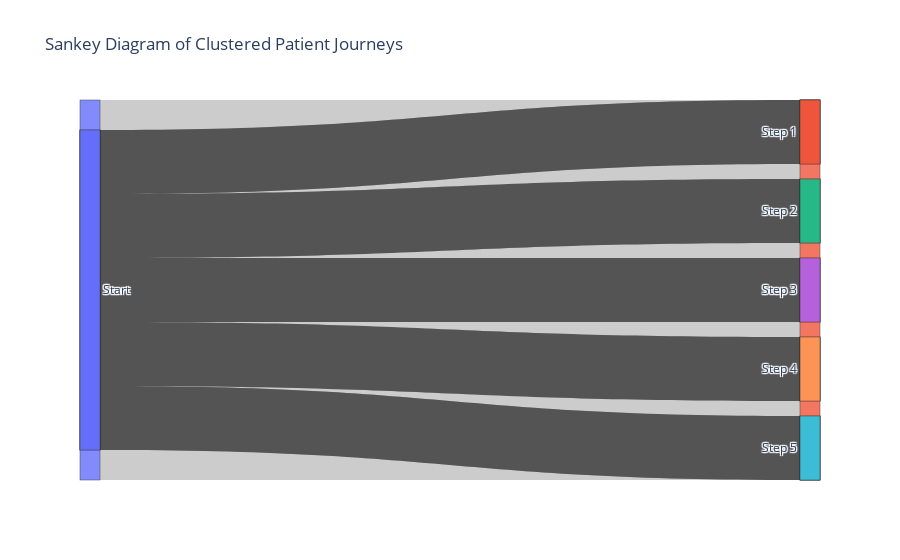

Here is the notebook cell this chart was saved with:
### Code cell
import plotly.graph_objects as go
import numpy as np

# Ensure clusters is a NumPy array of integers
clusters = np.array(clusters, dtype=int)

# Verify the number of clusters
num_clusters = len(np.unique(clusters))

trace_sentences = np.array(trace_sentences)
# print(trace_sentences)

# Sample patient journey per cluster
sample_traces = {i: trace_sentences[clusters == i][:num_clusters] for i in range(num_clusters)}

# Create Sankey diagram
fig = go.Figure()
for i, (cluster, traces) in enumerate(sample_traces.items()):
    fig.add_trace(go.Sankey(
        node=dict(
            pad=15, thickness=20,
            label=['Start'] + [f'Step {j+1}' for j in range(len(traces[0].split()))]
        ),
        link=dict(
            source=[0] * len(traces),
            target=list(range(1, len(traces[0].split()) + 1)),
            value=[1] * len(traces)
        )
    ))

fig.update_layout(title_text="Sankey Diagram of Clustered Patient Journeys")
fig.show()

### Figure 1 — Plotly figure (JSON) as saved in the notebook; plotly's stock layout.template omitted (floating-point values rounded to 4 significant figures; data arrays with more than 128 entries replaced by an {"elided": "..."} marker saying what was removed)
{"data": [{"link": {"source": [0, 0, 0, 0, 0], "target": {"elided": "285 int values"}, "value": [1, 1, 1, 1, 1]}, "node": {"label": {"elided": "286 str values"}, "pad": 15, "thickness": 20}, "type": "sankey"}, {"link": {"source": [0, 0, 0, 0, 0], "target": {"elided": "547 int values"}, "value": [1, 1, 1, 1, 1]}, "node": {"label": {"elided": "548 str values"}, "pad": 15, "thickness": 20}, "type": "sankey"}, {"link": {"source": [0, 0, 0, 0, 0], "target": {"elided": "679 int values"}, "value": [1, 1, 1, 1, 1]}, "node": {"label": {"elided": "680 str values"}, "pad": 15, "thickness": 20}, "type": "sankey"}, {"link": {"source": [0], "target": [1, 2, 3, 4, 5, 6, 7, 8, 9, 10, 11, 12, 13, 14, 15, 16, 17, 18, 19, 20, 21, 22, 23, 24, 25, 26, 27, 28, 29, 30, 31, 32, 33, 34, 35, 36, 37, 38, 39, 40, 41, 42, 43, 44, 45, 46, 47, 48, 49, 50, 51, 52, 53, 54, 55, 56, 57, 58, 59, 60, 61, 62, 63, 64, 65, 66, 67, 68, 69, 70, 71, 72, 73, 74, 75, 76, 77, 78, 79, 80, 81, 82, 83, 84, 85, 86, 87, 88, 89, 90, 91, 92, 93, 94, 95, 96, 97, 98, 99], "value": [1]}, "node": {"label": ["Start", "Step 1", "Step 2", "Step 3", "Step 4", "Step 5", "Step 6", "Step 7", "Step 8", "Step 9", "Step 10", "Step 11", "Step 12", "Step 13", "Step 14", "Step 15", "Step 16", "Step 17", "Step 18", "Step 19", "Step 20", "Step 21", "Step 22", "Step 23", "Step 24", "Step 25", "Step 26", "Step 27", "Step 28", "Step 29", "Step 30", "Step 31", "Step 32", "Step 33", "Step 34", "Step 35", "Step 36", "Step 37", "Step 38", "Step 39", "Step 40", "Step 41", "Step 42", "Step 43", "Step 44", "Step 45", "Step 46", "Step 47", "Step 48", "Step 49", "Step 50", "Step 51", "Step 52", "Step 53", "Step 54", "Step 55", "Step 56", "Step 57", "Step 58", "Step 59", "Step 60", "Step 61", "Step 62", "Step 63", "Step 64", "Step 65", "Step 66", "Step 67", "Step 68", "Step 69", "Step 70", "Step 71", "Step 72", "Step 73", "Step 74", "Step 75", "Step 76", "Step 77", "Step 78", "Step 79", "Step 80", "Step 81", "Step 82", "Step 83", "Step 84", "Step 85", "Step 86", "Step 87", "Step 88", "Step 89", "Step 90", "Step 91", "Step 92", "Step 93", "Step 94", "Step 95", "Step 96", "Step 97", "Step 98", "Step 99"], "pad": 15, "thickness": 20}, "type": "sankey"}, {"link": {"source": [0, 0, 0, 0, 0], "target": {"elided": "1441 int values"}, "value": [1, 1, 1, 1, 1]}, "node": {"label": {"elided": "1442 str values"}, "pad": 15, "thickness": 20}, "type": "sankey"}], "layout": {"title": {"text": "Sankey Diagram of Clustered Patient Journeys"}}}
